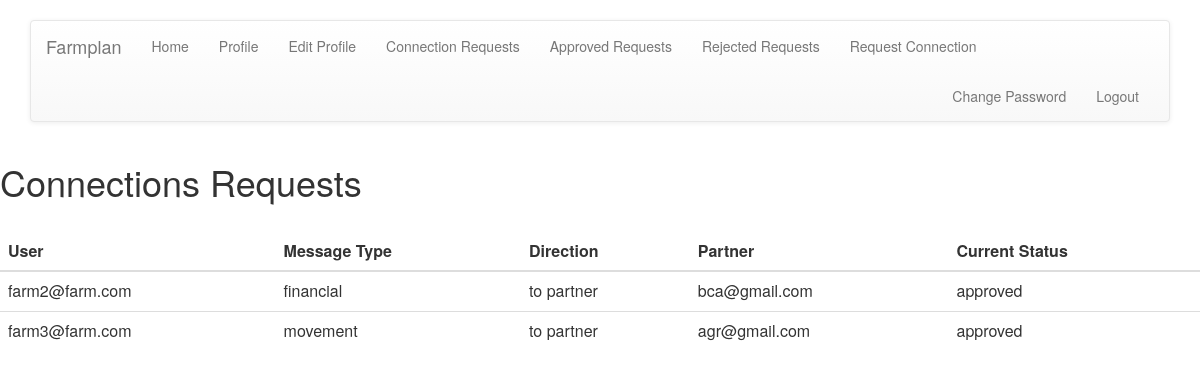
Before: /connections/requests_table/ (signed in) with the older database file.
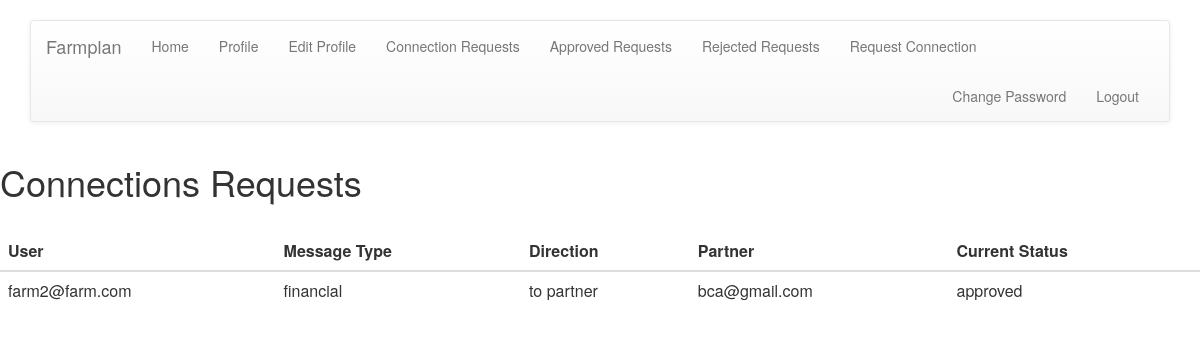
After: the same page with the newer database file.
### connections/models.py (models this page shows, shortened)
class ConnectionTable(models.Model):
    MESSAGE_CHOICES = (
        ('movement', 'movement'),
        ('execution', 'execution'),
        ('financial', 'financial'),
    )
    DIRECTION_CHOICES = (
        ('to partner', 'to partner'),
        ('from partner', 'from partner'),
    )
    STATUS_CHOICES = (
        ('awaiting approval', 'awaiting approval'),
        ('approved', 'approved'),
        ('rejected', 'rejected'),
    )
    user = models.ForeignKey(FarmUser, on_delete=models.CASCADE, limit_choices_to={'is_client': False, 'is_admin': False}, related_name="partner")
    message_type = models.CharField(max_length=50, choices=MESSAGE_CHOICES,default='')
    direction = models.CharField(max_length=50, choices=DIRECTION_CHOICES, default='')
    client = models.ForeignKey(FarmUser, on_delete=models.CASCADE, limit_choices_to={'is_client': True}, related_name="client")
    status = models.CharField(max_length=50, choices=STATUS_CHOICES, default='awaiting approval')
    slug = models.SlugField(max_length=150, unique=True)
    class Meta:
        unique_together = (('user','message_type','direction','client'))    #prevent duplicates
        ordering  = ('client', 'direction')                                 #order by client then direction

### accounts/models.py (models this page shows, shortened)
class FarmUser(AbstractBaseUser):
    email = models.EmailField(max_length=100, default='', unique=True)
    gatekeeper_id = models.CharField(max_length=10, unique=True)
    business_name = models.CharField(max_length=100, default='', unique=True)
    is_active = models.BooleanField(default=True)
    is_admin = models.BooleanField(default=False)
    is_client = models.BooleanField(default=False)
    objects = UserManager()
    USERNAME_FIELD = 'email'        #username field and password required by default
    REQUIRED_FIELDS = ['gatekeeper_id','business_name'] #used when executing command like python manage.py createsuperuser
    def __str__(self):
        return self.email

### connections/views.py (the view)
@login_required
def requests_table(request):
    if request.user.is_client:
        data = ConnectionTable.objects.filter(client=request.user, status="awaiting approval")
        args = {'data': data}
        return render(request, 'connections/client/requests_table.html', args)
    elif request.user.is_admin:
        data = ConnectionTable.objects.all()
        args = {'data': data}
        return render(request, 'connections/admin/requests_table.html', args)
    else:
        data = ConnectionTable.objects.filter(user=request.user, status="awaiting approval")
        args = {'data': data}
        return render(request, 'connections/partner/requests_table.html', args)

### connections/templates/connections/admin/requests_table.html (shortened to what this page needs)
{% extends 'base.html' %}
{% block body %}
<h1>Connections Requests</h1>
<br/>
<div>
    <table class="table">
        <thead>
              <tr>
                <th>User</th>
                <th>Message Type</th>
                <th>Direction</th>
                <th>Partner</th>
                <th>Current Status</th>
              </tr>
        </thead>
        <tbody>
        {% for value in data %}
            <tr>
                <td>{{ value.user }}</td>
                <td>{{ value.message_type }}</td>
                <td>{{ value.direction }}</td>
                <td>{{ value.client }}</td>
                <td>{{ value.status }}</td>
            </tr>
        {% endfor %}
        </tbody>
    </table>
</div>
{% endblock %}

Changed rows visible on the page:
removed ConnectionTable: user "farm3@farm.com", message_type "movement", direction "to partner", client "agr@gmail.com", status "approved"
